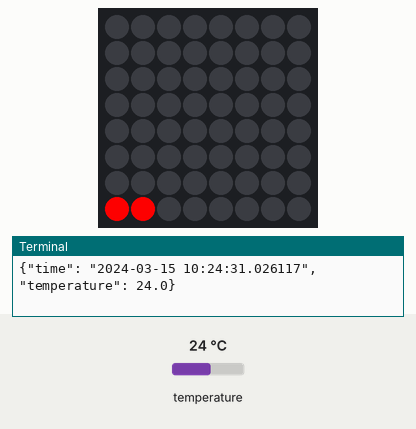
Recording of a program running on a simulated Raspberry Pi (BCM pin numbers) with a Sense HAT. Shown: the Sense HAT's 8×8 RGB LED matrix, the last lines printed to the terminal. The test bench sets the inputs (shaded band); at power-on: temperature 24 °C. The clock reads 2024-03-15 10:24:30 at power-on unless the program sets it.

Above: at 1.2 s.
1.3 s: temperature set to 28 °C
At 2.6 s:
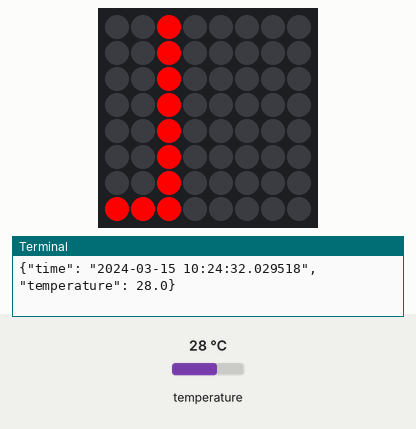
5.4 s: temperature set to 12 °C
At 6.8 s:
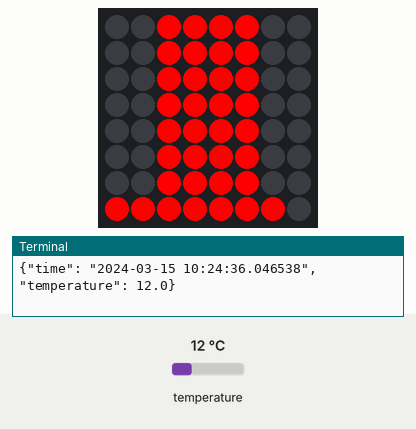
8.5 s: temperature set to 33 °C
At 14.7 s:
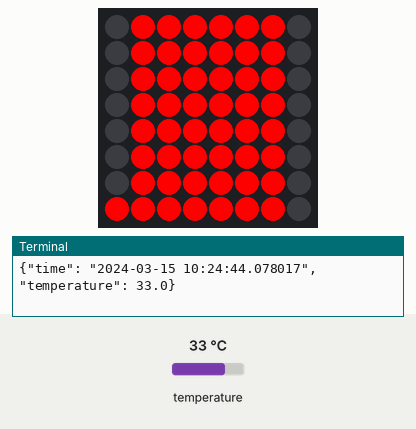
15.6 s: temperature set to 19 °C
At 16.5 s:
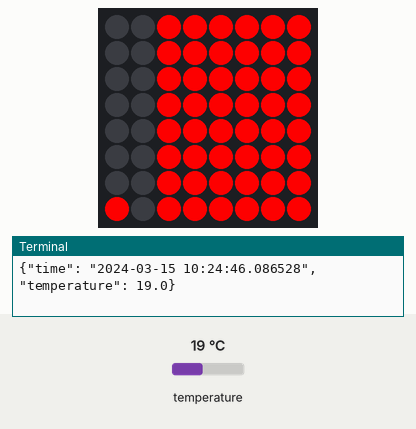
22.6 s: temperature set to 41 °C
At 23.9 s:
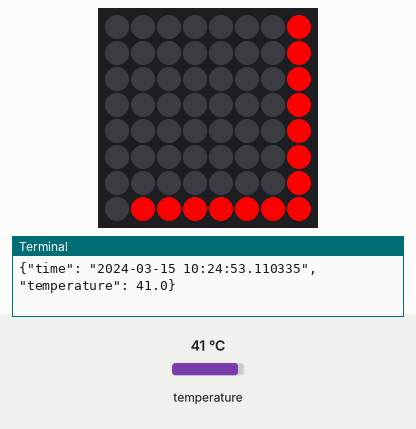
29.7 s: temperature set to 26 °C
At 30.9 s:
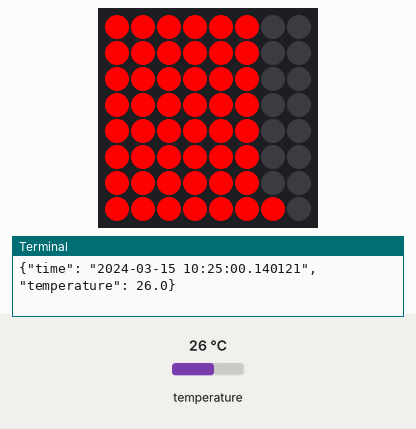
Timing chart, 0 to 32.7 s (numbered marks = the images above; inputs shaded):
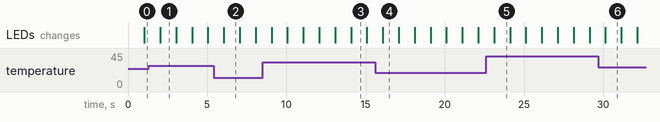

Measured:
- after the input at 1.3 s, the LEDs: change after 0.73 s (image 1)
- after the input at 15.6 s, the LEDs: change after 0.49 s (image 4)
- after the input at 22.6 s, the LEDs: change after 0.51 s (image 5)
- after the input at 29.7 s, the LEDs: change after 0.44 s (image 6)
- what the display in image 1 shows lasts 1.0 s, from 2.0 s to 3.0 s

The program:

BroadcastTemp.py
```python
BROADCAST_TO_PORT = 12121
import time
import json
from socket import *
from datetime import datetime
from sense_hat import SenseHat

sense = SenseHat()
sense.clear()

r,g,b = 255, 0, 0

s = socket(AF_INET, SOCK_DGRAM)
#s.bind(('', 14593))     # (ip, port)
# no explicit bind: will bind to default IP + random port
s.setsockopt(SOL_SOCKET, SO_BROADCAST, 1)
while True:
	for x in range(0,8):
		temp = sense.get_temperature()

		jsonObj = {
		"time" : str(datetime.now()),
		"temperature" : temp
		}

		data = json.dumps(jsonObj)
		s.sendto(bytes(data, "UTF-8"), ('<broadcast>', BROADCAST_TO_PORT))
		print(data)

		if temp < 27.3:
			i = 7
		elif temp < 27.4:
			i = 6
		elif temp < 27.5:
			i = 5
		elif temp < 27.6:
			i = 4
		elif temp < 27.7:
			i = 3
		elif temp < 27.8:
			i = 2
		elif temp < 27.9:
			i = 1
		else:
			i = 0

		nextLine = x + 1

		if x == 7:
			nextLine = 0

		sense.set_pixel(x, 7, (r,g,b))
		sense.set_pixel(nextLine, 7, (0,0,0))

		for y in range(i,7):
			sense.set_pixel(x, y, (r,g,b))

		for z in range(0,8):
			sense.set_pixel(nextLine, z, (0,0,0))

		time.sleep(1)
		
```
